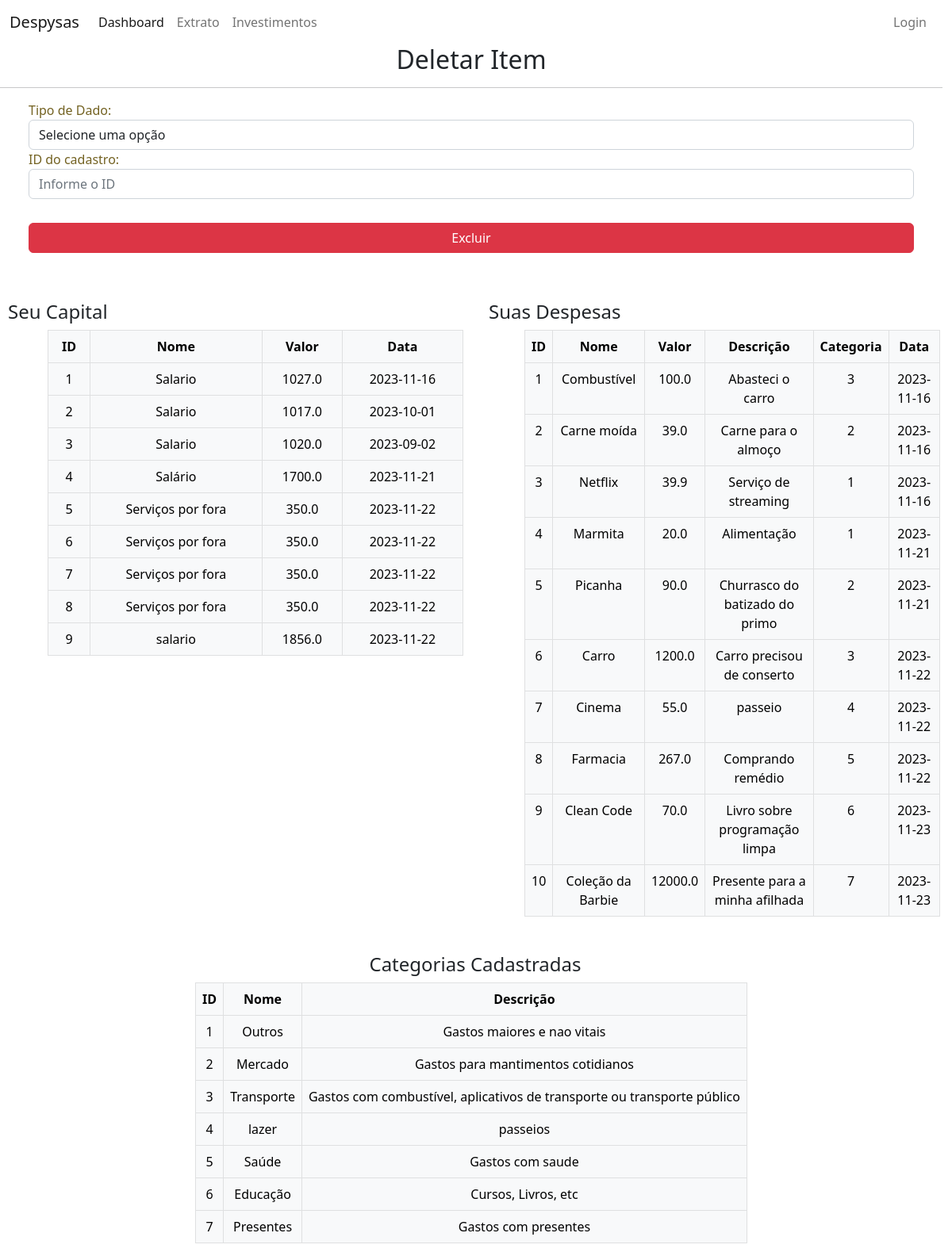
Before: /deletar with the older database file.
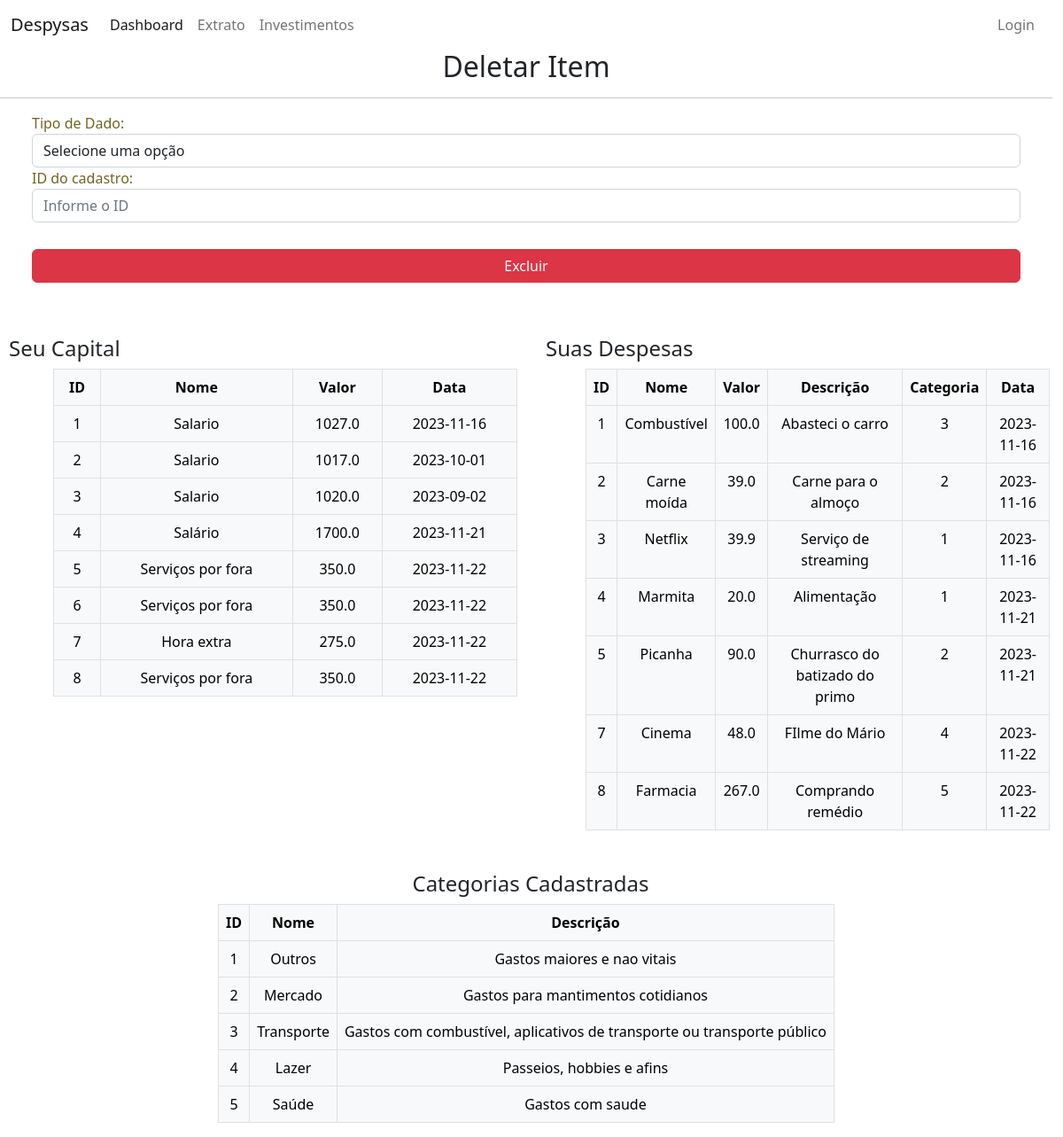
After: the same page with the newer database file.
### despysas/models.py (models this page shows)
class Capitais(db.Model):
    id = db.Column(db.Integer, primary_key=True)
    nome = db.Column(db.String(length=30), nullable=False)
    valor = db.Column(db.Float, nullable=False)
    data = db.Column(db.Date, default=date.today(), nullable=True)

class Despesas(db.Model):
    id = db.Column(db.Integer, primary_key=True)
    nome = db.Column(db.String(length=30), nullable=False)
    valor = db.Column(db.Float, nullable=False)
    descricao = db.Column(db.String(length=500), nullable=False)
    categoria = db.Column(db.Integer, db.ForeignKey('categorias.id'), nullable=False)
    data = db.Column(db.Date, default=date.today(), nullable=True)

class Categorias(db.Model):
    id = db.Column(db.Integer, primary_key=True)
    nome = db.Column(db.String(length=30), nullable=False)
    descricao = db.Column(db.String(length=500), nullable=False)
    despesas = db.relationship('Despesas', backref='categoria_despesas', lazy=True)

### despysas/routes.py (the view, shortened to what this page needs)
@app.route('/deletar', methods=['GET', 'POST'])
def page_deletar():
    form = Deletar()
    form.tabela.choices = [('','Selecione uma opção'), (1,'Capitais'), (2,'Despesas'), (3,"Categorias")]
    tabela = form.tabela.data
    return render_template('deletar.html', capital=Capitais.query.all(), despesa=Despesas.query.all(), categoria=Categorias.query.all(), form=form)

### despysas/forms.py
class Deletar(FlaskForm):
    id = IntegerField(label="ID do cadastro:", validators=[DataRequired()])
    tabela = SelectField(label="Tipo de Dado:", choices=[], validators=[InputRequired(message='Por favor, selecione uma opção')])
    submit = SubmitField(label="Excluir")

### despysas/templates/deletar.html (shortened to what this page needs)
{% extends 'base.html' %}
{% block content %}
    <h2 style="text-align: center;">Deletar Item</h2>
    <hr>
    <div class="container">
        <form method="POST" class="form-register" style="color: #736222;">
            {{ form.tabela.label() }}
            {{ form.tabela(class="form-control")}}
            {{ form.id.label() }}
            {{ form.id(class="form-control", placeholder="Informe o ID")}}
            <div class="d-grid" style="padding-top: 30px; padding-bottom: 50px;">
                {{ form.submit(class="btn btn-md btn-danger")}}
            </div>
        </form>
    </div>
    <div class="row">
        <div class="col-sm-6">
            <h4 style="margin-left: 10px; margin-top: 10px;">Seu Capital</h4>
            <table class="table table-hover table-bordered table-light" style="max-width: 90%; text-align: center; margin-left: 60px;">
                <thead>
                    <th scope="col">ID</th>
                    <th scope="col">Nome</th>
                    <th scope="col">Valor</th>
                    <th scope="col">Data</th>
                </thead>
                <tbody>
                    {% for item in capital %}
                    <tr>
                        <td>{{item.id}}</td>
                        <td>{{item.nome}}</td>
                        <td>{{item.valor}}</td>
                        <td>{{item.data}}</td>
                    </tr>
                    {% endfor %}
                </tbody>
            </table>
        </div>
        <div class="col-sm-6">
            <h4 style="margin-left: 10px; margin-top: 10px;">Suas Despesas</h4>
            <table class="table table-hover table-bordered table-light" style="max-width: 90%; text-align: center; margin-left: 55px;">
                <thead>
                    <th scope="col">ID</th>
                    <th scope="col">Nome</th>
                    <th scope="col">Valor</th>
                    <th scope="col">Descrição</th>
                    <th scope="col">Categoria</th>
                    <th scope="col">Data</th>
                </thead>
                <tbody>
                    {% for item in despesa %}
                    <tr>
                        <td>{{item.id}}</td>
                        <td>{{item.nome}}</td>
                        <td>{{item.valor}}</td>
                        <td>{{item.descricao}}</td>
                        <td>{{item.categoria}}</td>
                        <td>{{item.data}}</td>
                    </tr>
                    {% endfor %}
                </tbody>
            </table>
        </div>
    </div>
    <div class="row" style="display: flex; justify-content: center; text-align: center;">
            <h4 style="margin-left: 10px; margin-top: 30px;">Categorias Cadastradas</h4>
            <table class="table table-hover table-bordered table-light" style="max-width: fit-content;">
                <thead>
                    <th scope="col">ID</th>
                    <th scope="col">Nome</th>
                    <th scope="col">Descrição</th>
                </thead>
                <tbody>
                    {% for item in categoria %}
                    <tr>
                        <td>{{item.id}}</td>
                        <td>{{item.nome}}</td>
                        <td>{{item.descricao}}</td>
                    </tr>
                    {% endfor %}
                </tbody>
            </table>
    </div>
{% endblock %}

### despysas/templates/base.html (shortened to what this page needs)
<!DOCTYPE html>
<html lang="en">
<head>
    <link rel="stylesheet" href="https://cdn.jsdelivr.net/npm/bootstrap@5.2.3/dist/css/bootstrap.min.css">
</head>
<body style="max-width: 99%;">
    <nav class="navbar navbar-expand-lg bg-body-tertiary">
        <div class="container-fluid">
          <a class="navbar-brand" href="#">Despysas</a>
          <div class="collapse navbar-collapse" id="navbarNavAltMarkup">
            <div class="navbar-nav me-auto">
              <a class="nav-link active" aria-current="page" href="{{url_for('page_dashboard')}}">Dashboard</a>
              <a class="nav-link" href="{{url_for('page_table')}}">Extrato</a>
              <a class="nav-link" href="{{url_for('page_investimentos')}}">Investimentos</a>
            </div>
            <div class="navbar-nav ms-auto">
              {% if current_user.is_authenticated %}
              <div class="navbar-nav">
                <div class="nav-item dropdown">
                  <a href="#" class="nav-link dropdown-toggle" data-bs-toggle="dropdown">Cadastros</a>
                  <div class="dropdown-menu m-0">
                    <a href="{{url_for('page_cadastro_categoria')}}" class="dropdown-item">Cadastrar Categoria</a>
                    <a href="{{url_for('page_cadastro_capital')}}" class="dropdown-item">Cadastrar Entrada</a>
                    <a href="{{url_for('page_cadastro_despesa')}}" class="dropdown-item">Cadastrar Despesa</a>
                    <a href="{{url_for('page_deletar')}}" class="dropdown-item">Deletar Item</a>
                    <a href="{{url_for('page_edita_categoria')}}" class="dropdown-item">Atualizar Categoria</a>
                    <a href="{{url_for('page_edita_capital')}}" class="dropdown-item">Atualizar Entrada</a>
                    <a href="{{url_for('page_edita_despesa')}}" class="dropdown-item">Atualizar Despesa</a>
                  </div>
                </div>
                <a class="nav-link" href="{{url_for('page_logout')}}">Sair</a>
              </div>
              {% else %}
              <div class="navbar-nav">
                <a class="nav-link" href="{{url_for('page_login')}}">Login</a>
              </div>
              {% endif %}
            </div>
          </div>
        </div>
      </nav>
      {% block content %}
      {% endblock %}
</body>
</html>

### despysas/templates/base.html (style rules this page uses)
html, body { height: 100%; margin: 0; max-width: 100%; padding: 0; }
body { background-image: url("/static/background.jpg"); background: #fdc700; background: -moz-linear-gradient(top, #fff 0%, #fdc700 100%); background: -webkit-gradient(linear, left top, left bottom, color-stop(0%, #633535), color-stop(100%, #943bea)); background: -webkit-linear-gradient(top, #FAF844 10%, #DEAA3C 100%); background: -o-linear-gradient(top, #DEAA3C 0%, #fdc700 100%); background: -ms-linear-gradient(top, #554d4d 0%, #F5D14E 100%); background: linear-gradient(to bottom, #ffffff 0%, #ffffff 100%); }

Changed rows visible on the page:
removed Capitais: id "9", nome "salario", valor "1856.0", data "2023-11-22"
removed Despesas: id "6", nome "Carro", valor "1200.0", descricao "Carro precisou de conserto", categoria "3", data "2023-11-22"
removed Despesas: id "9", nome "Clean Code", valor "70.0", descricao "Livro sobre programação limpa", categoria "6", data "2023-11-23"
removed Despesas: id "10", nome "Coleção da Barbie", valor "12000.0", descricao "Presente para a minha afilhada", categoria "7", data "2023-11-23"
removed Categorias: id "6", nome "Educação", descricao "Cursos, Livros, etc"
removed Categorias: id "7", nome "Presentes", descricao "Gastos com presentes"
changed Capitais id 7: nome "Serviços por fora" → "Hora extra"; valor "350.0" → "275.0"
changed Despesas "Cinema": valor "55.0" → "48.0"; descricao "passeio" → "FIlme do Mário"
changed Categorias id 4: nome "lazer" → "Lazer"; descricao "passeios" → "Passeios, hobbies e afins"
